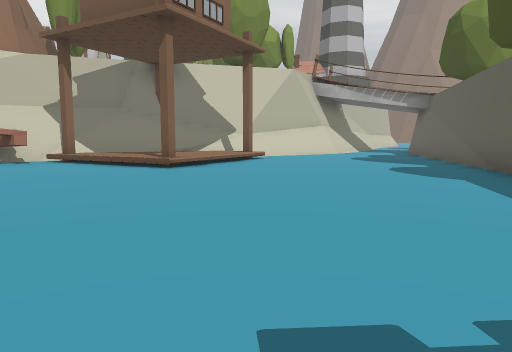
view 1 (above)

12 first-person views from a walk through a scene from a Unity 3-D project. The camera is 1.2 m above the floor, tilts 6° down and sees 70° across. The floor is counted in squares, 2 m on a side. Each view is taken from the middle of a square. On the plan, view 1 faces up. The plan holds only what a view shows up to about 10 squares ahead; the rest is blank. The place goes on beyond the plan. The player is left out. Some animated figures are left out. Some surface patterns are stand-ins.

view 2
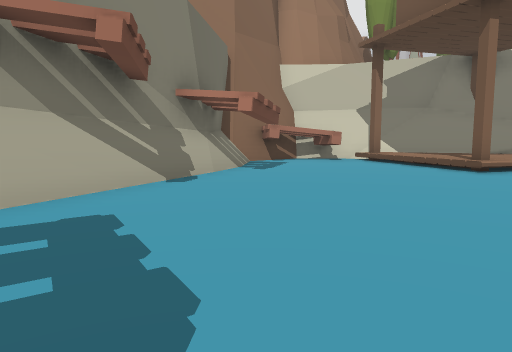

view 3
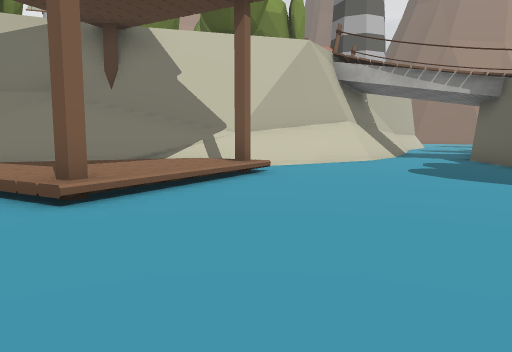

view 4
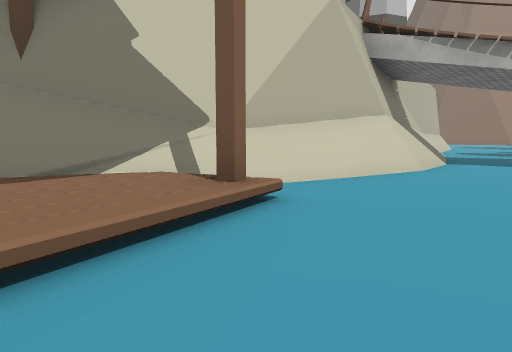

view 5
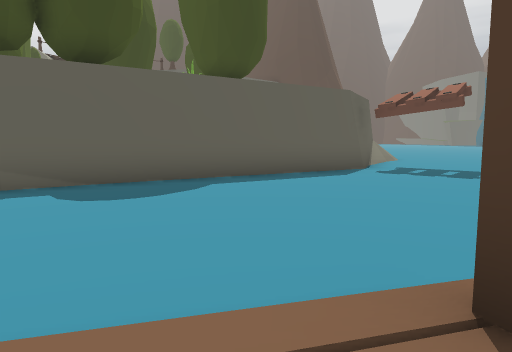

view 6
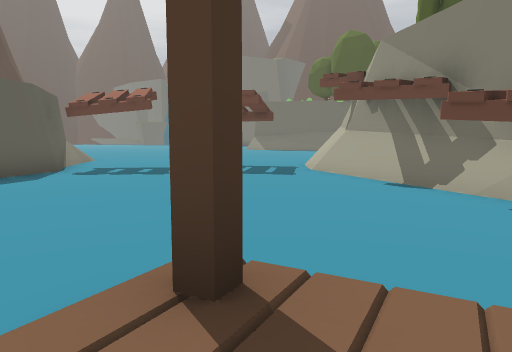

view 7
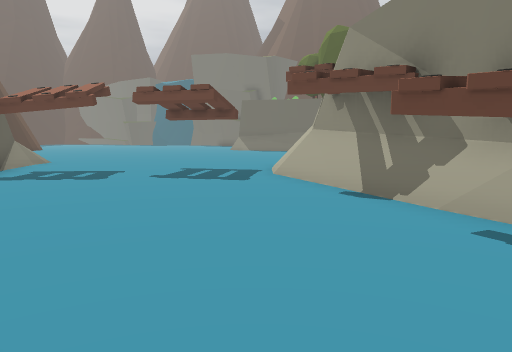

view 8
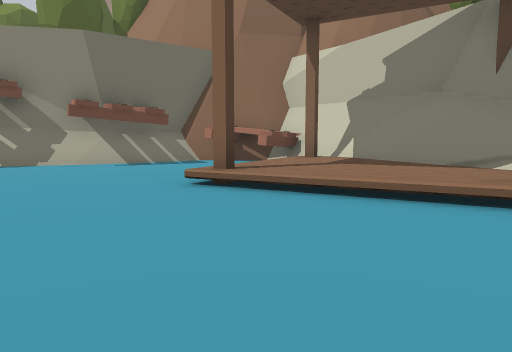

view 9
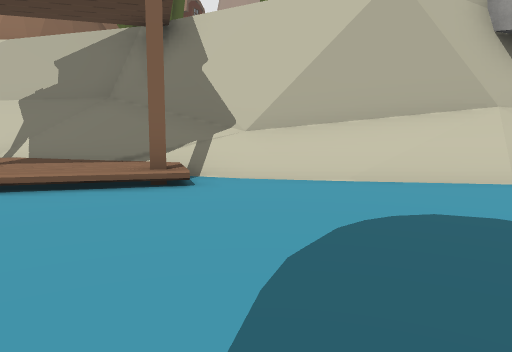

view 10
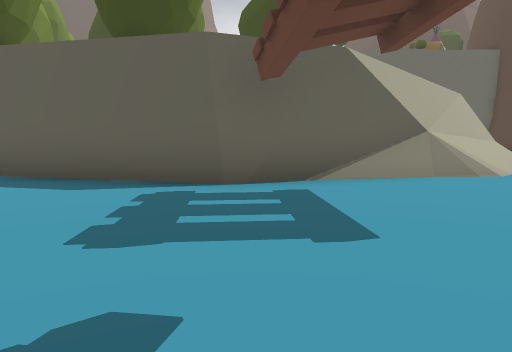

view 11
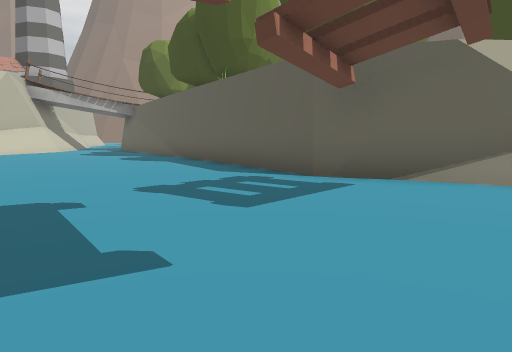

view 12
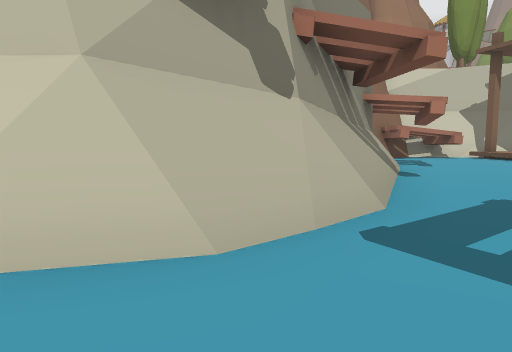

### Floor plan
Key: @ floor where view 1 was taken; # wall or solid block; . main floor; : floor 0.25 m higher than the main floor; + floor 0.5 m higher than the main floor; / step, stairs or slope; = window, fence, low wall or low ledge; ^ raised ledge; O other object.
Columns run from 7 left of view 1 to 4 right of it. Each row starts with its distance up from view 1.
 17            #
 16           #/
 15          ^#=
 14         ^##.
 13       ^##=..
 12   ^####//...
 11  ^#/////....
 10  ##/+++O....
  9 ##O/++:.....
  8 ###//+/.....
  7 ##.../......
  6 #..........#
  5 ##.........#
  4  ##........#
  3  ##........#
  2   #.......##
  1   ##......#
  0    #...@..#
 -1    #......##
 -2    #.......#
 -3    #.......#

Positions as (right, up) in squares from view 1, and headings:
1: (0, 0), facing up
2: (0, 0), facing up-left
3: (0, 4), facing up
4: (0, 7), facing up
5: (-2, 9), facing down-right
6: (-2, 9), facing down
7: (-3, 8), facing down
8: (3, 8), facing left
9: (4, 8), facing up-left
10: (-2, 0), facing right
11: (-2, -3), facing up-right
12: (-2, -3), facing up-left
